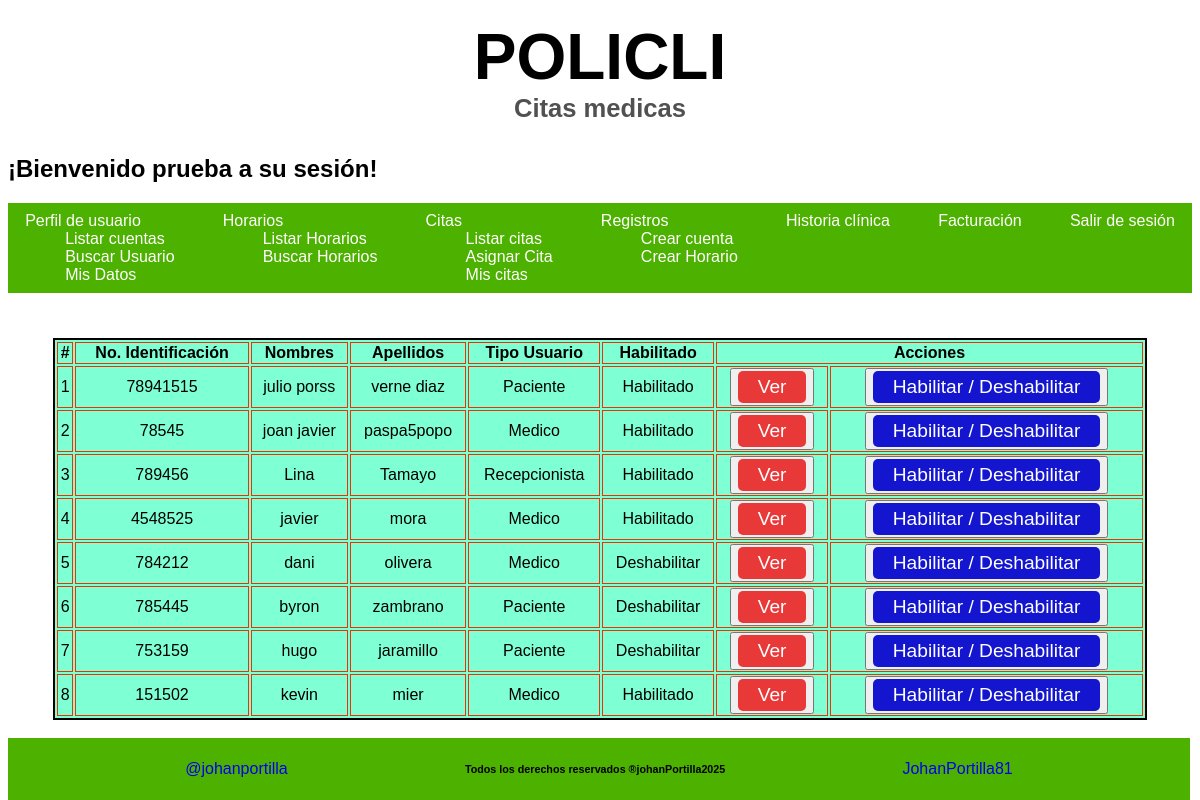
The page /sesion/listar/ (signed in) on the database as committed earlier.
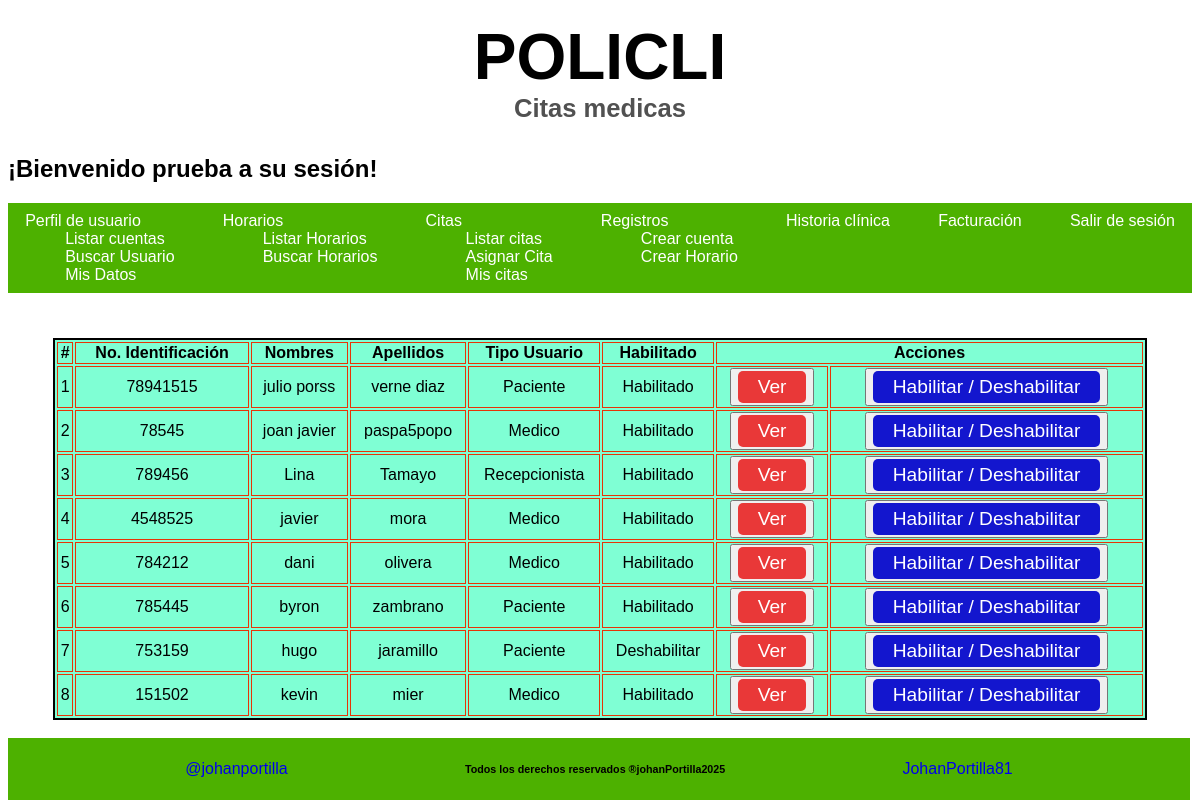
The same page on the database as committed later.
### Aplicaciones/Inicio/models.py (models this page shows, shortened)
class CreacionUser(AbstractUser):
    class Tipo_User(models.TextChoices):
        ADMIN = 'Administrador',
        PACIENTE = 'Paciente'
        MEDICO = 'Medico'
        RECEPCION = 'Recepcionista'
    class Tipo_id(models.TextChoices):
        CEDULA = 'Cédula'
        TARJETA_ID= 'Tarjeta Identidad'
        CED_EXT = 'Cédula Extranjería'
        PASAPORTE = 'Pasaporte'
    tipo_id = models.CharField( max_length=20 ,choices = Tipo_id.choices, default = Tipo_id.CEDULA, verbose_name='Tipo de documento'  )
    numero_id = models.PositiveBigIntegerField(null=False, blank=False,  verbose_name='Numero de identificación', unique=True, default=0)
    telefono = models.PositiveBigIntegerField(null= False, blank= False, verbose_name='Teléfono', default=0)
    tipo_usuario = models.CharField(max_length=20, choices = Tipo_User.choices, default = Tipo_User.PACIENTE, verbose_name='Tipo Usuario')
    fecha_actualizacion = models.DateTimeField (auto_now=True, verbose_name='Ultima Actualización')
    nombre_completo= models.CharField(max_length = 100, null=False, blank= False, verbose_name='Nombre completo')

### Aplicaciones/Inicio/views.py (the view)
@login_required
def listar_cuentas(request):
    data = {
        'titulo':'Listado de cuentas',
        'cuentas': CreacionUser.objects.filter(is_superuser = False)
    }
    return render(request, 'paginas/listado_tabla.html', data)

### templates/paginas/listado_tabla.html
{% extends 'index.html' %}
{% block contenido1 %}
<table class="table-admin">
    <thead>
        <tr>
            <th>#</th>
            <th>No. Identificación</th>
            <th>Nombres</th>
            <th>Apellidos</th>
            <th>Tipo Usuario</th>
            <th>Habilitado</th>
            <th colspan="2">Acciones</th>
        </tr>
    </thead>
    <tbody>
        {% for b1 in cuentas %}
        <tr>
            <td>{{ forloop.counter}}</td>
            <td>{{b1.numero_id}}</td>
            <td>{{b1.first_name}}</td>
            <td>{{b1.last_name}}</td>
            <td>{{b1.tipo_usuario}}</td>
            {% if b1.is_active == True %}
                <td>Habilitado</td>
            {% else %}
                <td>Deshabilitar</td>
            {% endif %}
            <td>
                <button>
                <a href="{% url 'Perfil_Usuario' b1.id %}?accion=ver" class="btn-primary">Ver</a>
                </button>
            </td>
            <td>
                <button>
                <a href="{% url 'Perfil_Usuario' b1.id %}?accion=habilitar" class="btn-secundary">Habilitar / Deshabilitar</a>
                </button>
            </td>
        </tr>
        {% endfor %}
    </tbody>
</table>
{% endblock %}

### templates/index.html (shortened to what this page needs)
{% load static %}
<!DOCTYPE html>
<html lang="en">
<head>
    <link rel="stylesheet" href="{% static '/css/main_u.css' %}">
</head>
<body>
    {% if user.is_authenticated %}
        {% include 'bloques/navbar_sesion.html' %}
    {% else %}
        {% include 'bloques/nav_var.html' %}
    {% endif %}
    {% block contenido1 %}
    {% endblock %}
    {% include 'bloques/footer.html' %}
</body>
</html>

### templates/bloques/navbar_sesion.html
<header class="header">
    <h1 class="navbar__title">
        POLICLI
        <span class="navbar__subtitle">Citas medicas</span>
    </h1>
    <h2 class="titulo__sesion">¡Bienvenido {{ user.nombre_completo }} a su sesión!</h2>
    <div class="navar-container">
        <nav class="navbar">
            <ul class="navbar__list">
                <li class="navbar__item">
                    <a href="{% url 'Principal' %}" class="navbar__link">Perfil de usuario</a>
                    {% if user.is_superuser == True %}
                    <ul>
                        <a href="{% url 'Lista_cuentas' %}" class="navbar__link">Listar cuentas</a>
                    </ul>
                    <ul>
                        <a href="{% url 'Buscar_user' %}" class="navbar__link">Buscar Usuario</a>
                    </ul>
                    {% endif %}
                    <ul>
                        <a href="{% url 'Perfiles' %}" class="navbar__link">Mis Datos</a>
                    </ul>
                </li>
                <li class="navbar__item">
                    <a href="#" class="navbar__link">Horarios</a>
                    <ul>
                        <a href="{% url 'Lista_Horarios' %}" class="navbar__link">Listar Horarios</a>
                    </ul>
                    <ul>
                        <a href="{% url 'Buscar_Horarios' %}" class="navbar__link">Buscar Horarios</a>
                    </ul>
                </li>
                <li class="navbar__item" >
                    <a href="#" class="navbar__link">Citas</a>
                    <ul>
                        <a href="{% url 'Registro_Citas' %}" class="navbar__link">Listar citas</a>
                    </ul>
                    <ul>
                        <a href="" class="navbar__link">Asignar Cita</a>
                    </ul>
                    <ul>
                        <a href="{% url 'Mis_citas' %}" class="navbar__link">Mis citas</a>
                    </ul>
                </li>
                <li class="navbar__item"><a href="#" class="navbar__link">Registros</a>
                    {% if user.is_superuser == True %}
                    <ul>
                        <a href="{% url 'Registro_usuario' %}" class="navbar__link">Crear cuenta</a>
                    </ul>
                    {% endif %}
                    {% if user.is_superuser == True or user.tipo_usuario == 'Medico' %}
                    <ul>
                        <a href="{% url 'Registro_horario' %}" class="navbar__link">Crear Horario</a>
                    </ul>
                    {% endif %}
                </li>
                <li class="navbar__item">
                    <a href="#" class="navbar__link">Historia clínica</a>
                </li>
                <li class="navbar__item">
                    <a href="#" class="navbar__link">Facturación</a>
                </li>
                <li class="navbar__item">
                    <a href="{% url 'Sesion_Cerrada' %}" class="navbar__link">Salir de sesión</a>
                </li>
            </ul>
        </nav>
    </div>
</header>

### templates/bloques/footer.html
<div class="bloque__footer">
    <footer class="footer">
        <a class="footer__redes" href="#">@johanportilla</a>
        <h6>Todos los derechos reservados &reg;johanPortilla2025</h6>
        <a class="footer__redes" href="#">JohanPortilla81</a>
    </footer>
</div>

### static/css/variables.css (style rules this page uses)
:root { --primary-950: #4DB100; --primary-900: #55B40C; --primary-800: #67BC26; --primary-700: #79C43F; --primary-600: #8BCC59; --primary-500: #9DD472; --primary-400: #AEDB8C; --primary-300: #C0E3A5; --primary-200: #D2EBBF; --primary-100: #EAF3D8; --primary-50: #F6FBF2; --secundary-950:#FED638; --secundary-900:#FED841; --secundary-800:#FEDC55; --secundary-700:#FEE069; --secundary-600:#FEE47D; --secundary-500:#FEE891; --secundary-400:#FEECA5; --secundary-300:#FEF0B9; --secundary-200:#FEF4CD; --secundary-100:#FEF8E1; --secundary-50:#FEFCF5; --white: #fff; --black: #000; --gray-950: #101010; --gray-900: #262626; --gray-800: #3B3B3B; --gray-700: #515151; --gray-600: #676767; --gray-500: #7D7D7D; --gray-400: #929292; --gray-300: #A8A8A8; --gray-200: #BEBEBE; --gray-100: #D4D4D4; --gray-50: #E9E9E9; --main-font: Helvetica, Arial, sans-serif; --fs-xxxxl: 8.0rem; --fs-xxxl: 6.4rem; --fs-xxl: 4.8rem; --fs-xl: 4.0rem; --fs-lg: 3.2rem; --fs-md: 2.4rem; --fs-sm: 2.0rem; --fs-xs: 1.6rem; --fs-xxs: 1.4rem; --fs-xxxs: 1.2rem; }

### static/css/body.css (style rules this page uses)
* { font-family: var(--main-font); }
body { display: flex; flex-direction: column; }

### static/css/inicio.css (style rules this page uses)
.header { position: sticky; top: 0; width: 100%; }
.navbar { padding: 5px; background-color: var(--primary-950); }
.navbar__title { margin: 0; padding: 12px; font-size: var(--fs-xl); text-align: center; display: flex; flex-direction: column; background-color: var(--white); }
.navbar__subtitle { font-size: var(--fs-xs); color: var(--gray-700); }
.navbar__list { list-style: none; padding: 4px; margin: 0; display: flex; gap: 40px; flex-grow: 1; justify-content: space-evenly; }
.navbar__link { text-decoration: none; color: var(--white); transition: color 0.3s ease; }

### static/css/footer.css (style rules this page uses)
.bloque__footer { position:fixed; bottom: 0; width: 98.5%; }
.footer { display: flex; justify-content: space-evenly; background-color: var(--primary-950); }
.footer__redes { text-decoration: none; align-content: center; }

### static/css/tablas.css (style rules this page uses)
.table-admin { margin: 45px; text-align: center; border: 2px solid; background-color: aquamarine; }
th, td { border: 1px solid rgb(231, 52, 7); }
[class^="btn-"] { border: none; padding: 5px 20px; text-align: center; text-decoration: none; display: inline-block; font-size: var(--fs-xxxs); cursor: pointer; border-radius: 5px; }
.btn-primary { background-color: rgb(233, 56, 56); color: white; }
.btn-secundary { background-color: rgb(19, 22, 206); color: white; }

Rows that differ between the two databases and show on the page:
changed CreacionUser "dani": is_active "Deshabilitar" → "Habilitado"
changed CreacionUser "byron": is_active "Deshabilitar" → "Habilitado"
